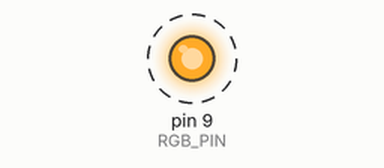
Simulated run of this sketch. Board: Arduino Uno, built with avr-gcc and run on an emulated ATmega328P. Parts: output pins drawn as LEDs (lit = HIGH). Dashed ring = blinking.

Above: at 0.5 s.
Timing chart, 0 to 4.6 s (numbered marks = the images above):
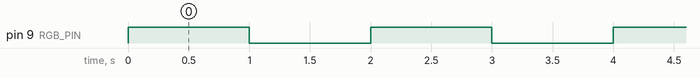

Measured:
- by itself, pin 9 (RGB_PIN): alternates HIGH for 1.0 s and LOW for 1.0 s

The sketch:

test_led.ino
```cpp
#define RGB_PIN 9

void setup() {
  pinMode(RGB_PIN, OUTPUT);
}

void loop() {
  // RED
  analogWrite(RGB_PIN, 255);   // full brightness
  delay(1000);

  // GREEN
  analogWrite(RGB_PIN, 0);     // different duty = different color
  delay(1000);
}
```
